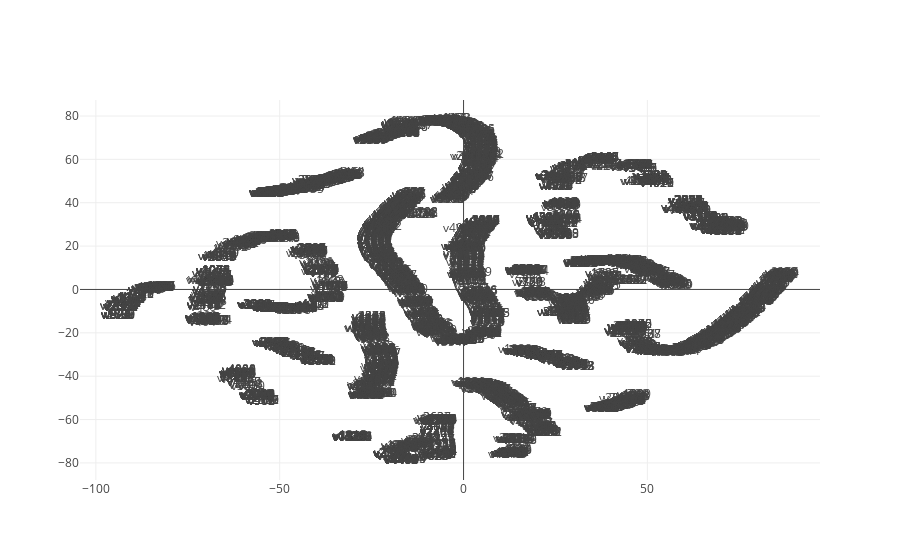

The notebook cell saved with this chart:
### Code cell
x_vals = [v[0] for v in vectors]
y_vals = [v[1] for v in vectors]
#z_vals = [v[2] for v in vectors]

# Create a trace
trace = go.Scatter(
    x=x_vals,
    y=y_vals,
   # z=z_vals,
    mode='text',
    text=labels
    )

data = [trace]
init_notebook_mode(connected=True)
iplot(data, filename='word-embedding-plot')

### Figure 1 — Plotly figure (JSON) as saved in the notebook; plotly's stock layout.template omitted (floating-point values rounded to 4 significant figures; data arrays with more than 128 entries replaced by an {"elided": "..."} marker saying what was removed)
{"data": [{"mode": "text", "text": {"elided": "4461 str values"}, "type": "scatter", "uid": "5d0e0df6-5c5b-494c-bb94-48c67ff97962", "x": {"elided": "4461 float values"}, "y": {"elided": "4461 float values"}}], "layout": {}}
